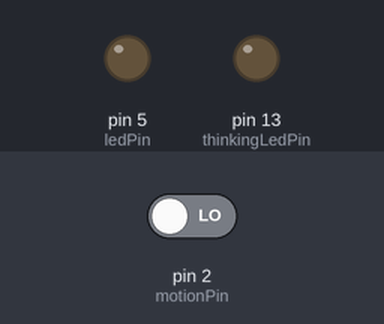
Bench run of a sketch on a simulated Arduino Uno, built with avr-gcc and run on an emulated ATmega328P. Parts: output pins drawn as LEDs (lit = HIGH). Dashed ring = blinking. The inputs (shaded band) are chosen by the test bench; at power-on: pin 2 (motionPin) LOW.

Above: at 1.2 s.
1.3 s: pin 2 (motionPin) driven HIGH
At 1.51 s:
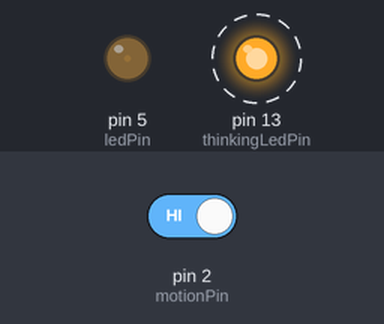
At 15.4 s:
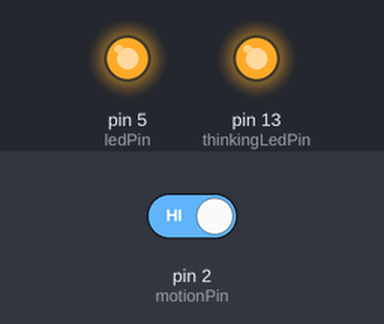
Timing chart, 0 to 16.9 s (numbered marks = the images above; inputs shaded):
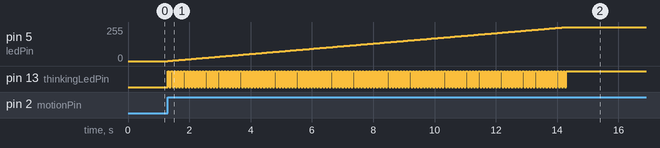

Measured:
- after the input at 1.3 s, pin 5 (ledPin): moves from 0/255 to 255/255 over 13.0 s, starting at once; pin 13 (thinkingLedPin): alternates HIGH for 0.05 s and LOW for 0.05 s, 255 changes in all, then stays HIGH, starting at once

The sketch:

light_dimmer.ino
```cpp
#include <state_machine.h>

#include "light_dimmer.h"

// State variables
// =================================================
int currentBrightness = 0;
bool motionDetected = false;
State currentState = OFF;
unsigned long currentTimeMillis;
unsigned long motionLastSeenAtMillis;
// ==================================================

/**
 * Returns true when the time since that last time motion was seen has exceeded the noMotionExpirationMs.
 */
bool isNoMotionTimeExpired() {
  return (currentTimeMillis - motionLastSeenAtMillis) > noMotionExpirationMs;
}

/**
 * Returns true when the LED state should be ON.
 */
bool isStateOn() {
  return currentBrightness >= lightMax;
}

/**
 * Returns true when the current currentBrightness is 0, and teh state should be OFF.
 */
bool isStateOff() {
  return currentBrightness <= 0;
}

/**
 * Returns true when motion was detected;
 */
bool isMotionDetected() {
  return motionDetected;
}

/**
 * Helper function that fades the LED up or down by inc.
 */
void fadeLights(bool fadeUp) {
  static unsigned long previousMillis = 0;
  static int ledState = LOW;

  if ((previousMillis + fadeInterval) < currentTimeMillis) {

    ledState = !ledState;
    digitalWrite(thinkingLedPin, ledState);

    int inc = (fadeUp)
        ? lightInc
        : (-1 * lightInc);
    currentBrightness = max(0, min(currentBrightness + inc, lightMax));
    analogWrite(ledPin, currentBrightness);
    previousMillis = currentTimeMillis;
  }
}

/**
 * Inrements the LED brightness by one increment
 */
void fadeUpLightsLoop(TransitionPhase phase) {
  fadeLights(true);
}

/**
 * Decrements the LED brightness by one increment
 */
void fadeDownLightsLoop(TransitionPhase phase) {
  fadeLights(false);
}


void readMotionState() {
  int motionVal = digitalRead(motionPin);
  if (motionVal == HIGH) {
    motionDetected = true;
  } else {
    motionDetected = false;
  }


  if (motionDetected) {
    motionLastSeenAtMillis = currentTimeMillis;
  }
}


StateMachine stateMachine;

void setup() {
  // initialize the ledPin as an output:
  pinMode(ledPin, OUTPUT);
  pinMode(thinkingLedPin, OUTPUT);
  pinMode(motionPin, INPUT);

  stateMachine.addState({OFF,       &noOpLoop});
  stateMachine.addState({FADE_UP,   &fadeUpLightsLoop});
  stateMachine.addState({ON,        &noOpLoop});
  stateMachine.addState({FADE_DOWN, &fadeDownLightsLoop});

  stateMachine.addTransition({OFF,       FADE_UP,   &isMotionDetected});
  stateMachine.addTransition({FADE_UP,   ON,        &isStateOn});
  stateMachine.addTransition({ON,        FADE_DOWN, &isNoMotionTimeExpired});
  stateMachine.addTransition({FADE_DOWN, FADE_UP,   &isMotionDetected});
  stateMachine.addTransition({FADE_DOWN, OFF,       &isStateOff});
}

void loop() {
  // initialize the current time in millis for this event loop iteration
  currentTimeMillis = millis();

  // initialize the motion detection state for this iteration of the loop
  readMotionState();

  stateMachine.run();
}
```

light_dimmer.h
```cpp
#ifndef _LIGHT_DIMMER_H_
#define _LIGHT_DIMMER_H_

const int thinkingLedPin = 13; // this pin will blink when the lights are fading, on when they are on, and off when they are off.
const int ledPin = 5;      // the pin that the LED is attached to
const long fadeInterval = 50;
const int lightMax = 255; // maximum LED PWM value
const int lightInc = 1; //LED PWM incremental value
const int noMotionExpirationMs = 5000; // 10s
const int motionPin = 2;

enum State {
  OFF,
  FADE_UP,
  ON,
  FADE_DOWN
};

void fadeUpLightsLoop(TransitionPhase phase);
void fadeDownLightsLoop(TransitionPhase phase);
bool isStateOn();
bool isMotionDetected();
bool isStateOff();
bool isNoMotionTimeExpired();
void noOpLoop(TransitionPhase phase){
  digitalWrite(thinkingLedPin, !isMotionDetected() ? LOW : HIGH);
};


#endif
```
